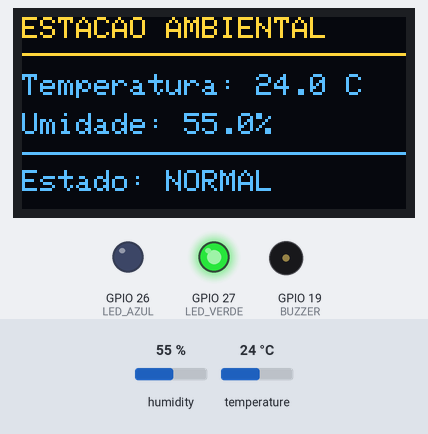
A sketch run on a simulated ESP32. Parts: 128×64 one-colour display, output pins drawn as LEDs (lit = HIGH), buzzer (waves = sounding, pin HIGH). Inputs (shaded band) come from the test bench; at power-on: humidity 55 %, temperature 24 °C. The OLED is the two-colour kind (top 16 rows yellow); what the sketch prints to the serial monitor is not drawn.

Above: at 2.7 s.
2.8 s: humidity set to 31 %
At 6.5 s:
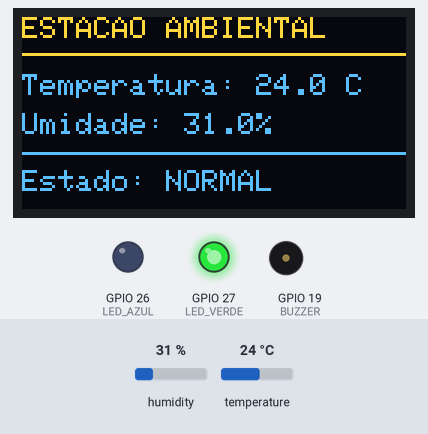
7.7 s: humidity set to 28 %
At 11.7 s:
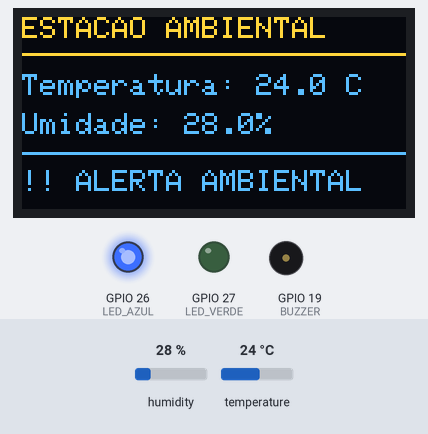
12.6 s: temperature set to 12 °C
At 15.07 s:
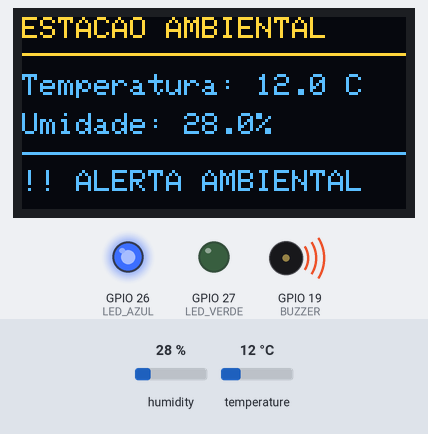
17.5 s: temperature set to 19 °C
22.4 s: humidity set to 40 %
At 26.6 s:
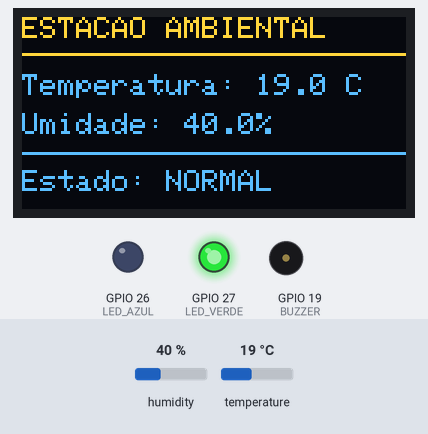
Timing chart, 0 to 28.1 s (numbered marks = the images above; inputs shaded):
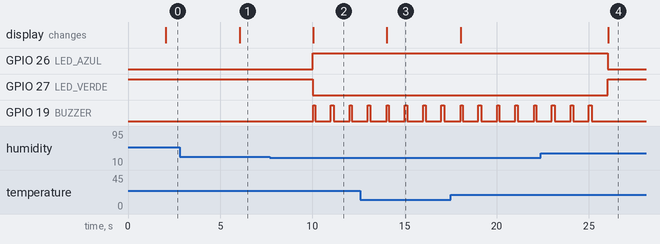

The sketch:

Sistema_Temperatura_Humidade.ino
```cpp
#include <Wire.h>                 // BIBLIOTECA PARA COMUNICACAO I2C
#include <Adafruit_GFX.h>         // BIBLIOTECA GRAFICA PARA O DISPLAY OLED
#include <Adafruit_SSD1306.h>     // BIBLIOTECA PARA CONTROLE DO DISPLAY SSD1306
#include <DHT.h>                  // BIBLIOTECA PARA LEITURA DO SENSOR DHT11

// ============================================================
// CONFIGURACOES DO DISPLAY OLED
// ============================================================

// DEFINE A RESOLUCAO DO DISPLAY EM PIXELS
#define LARGURA_TELA 128
#define ALTURA_TELA 64

// DEFINE O PINO DE RESET; -1 INDICA QUE NAO SERA UTILIZADO UM GPIO
#define OLED_RESET -1

// DEFINE O ENDERECO I2C DO DISPLAY
// OS ENDERECOS MAIS COMUNS SAO 0x3C E 0x3D
#define OLED_ENDERECO 0x3C

// CRIA O OBJETO RESPONSAVEL PELA COMUNICACAO COM O DISPLAY
Adafruit_SSD1306 display(
  LARGURA_TELA,
  ALTURA_TELA,
  &Wire,
  OLED_RESET
);

// ============================================================
// CONFIGURACOES DO SENSOR DHT11
// ============================================================

// DEFINE O GPIO CONECTADO AO PINO DATA DO SENSOR
#define DHTPIN 4

// DEFINE O MODELO DO SENSOR DE TEMPERATURA E UMIDADE
#define DHTTYPE DHT11

// CRIA O OBJETO RESPONSAVEL PELA LEITURA DO DHT11
DHT dht(DHTPIN, DHTTYPE);

// ============================================================
// CONFIGURACOES DOS COMPONENTES
// ============================================================

// DEFINE OS PINOS DOS LEDS E DO BUZZER
const int LED_VERDE = 27;  // INDICA FUNCIONAMENTO NORMAL
const int LED_AZUL = 26;   // INDICA QUE EXISTE UM ALERTA
const int BUZZER = 19;     // EMITE SINAIS SONOROS DE ALERTA

// ============================================================
// CONFIGURACAO DOS LIMITES AMBIENTAIS
// ============================================================

// ATIVA O ALERTA QUANDO A TEMPERATURA ULTRAPASSAR 30 GRAUS
const float TEMP_MAX = 30.0;

// ATIVA O ALERTA QUANDO A UMIDADE ULTRAPASSAR 70 POR CENTO
const float UMID_MAX = 70.0;

// ATIVA O ALERTA QUANDO A UMIDADE FICAR ABAIXO DE 30 POR CENTO
const float UMID_MIN = 30.0;

// DEFINE O LIMITE DE TEMPERATURA MUITO ALTA PARA O ALERTA COMBINADO
const float TEMP_MUITO_ALTA = 35.0;

// DEFINE O LIMITE DE UMIDADE MUITO BAIXA PARA O ALERTA COMBINADO
const float UMID_MUITO_BAIXA = 25.0;

// ============================================================
// VARIAVEIS DE CONTROLE
// ============================================================

// INDICA SE O SISTEMA ESTA EM ESTADO DE ALERTA
// TRUE = ALERTA ATIVO | FALSE = FUNCIONAMENTO NORMAL
bool estadoAlerta = false;

// ARMAZENA O MOMENTO DA ULTIMA LEITURA DO SENSOR
unsigned long ultimaLeitura = 0;

// ARMAZENA O MOMENTO EM QUE O ULTIMO BIP FOI INICIADO
unsigned long ultimoBip = 0;

// INDICA SE O BUZZER ESTA LIGADO
bool buzzerLigado = false;

// DEFINE O INTERVALO ENTRE AS LEITURAS DO SENSOR
// 2000 MILISSEGUNDOS EQUIVALEM A 2 SEGUNDOS
const unsigned long INTERVALO_LEITURA = 2000;

// DEFINE O INTERVALO ENTRE O INICIO DOS BIPS
const unsigned long INTERVALO_BIP = 1000;

// DEFINE A DURACAO DE CADA BIP
const unsigned long DURACAO_BIP = 150;

// ============================================================
// INICIALIZACAO DO SISTEMA
// EXECUTADA UMA VEZ QUANDO O ESP32 E LIGADO OU REINICIADO
// ============================================================

void setup() {

  // INICIA A COMUNICACAO SERIAL PARA DEPURACAO
  Serial.begin(115200);

  // CONFIGURA OS PINOS DOS LEDS E DO BUZZER COMO SAIDAS
  pinMode(LED_VERDE, OUTPUT);
  pinMode(LED_AZUL, OUTPUT);
  pinMode(BUZZER, OUTPUT);

  // DEFINE O ESTADO INICIAL DOS COMPONENTES
  digitalWrite(LED_VERDE, HIGH);
  digitalWrite(LED_AZUL, LOW);
  digitalWrite(BUZZER, LOW);

  // INICIALIZA O SENSOR DHT11
  dht.begin();

  // INICIALIZA O DISPLAY OLED UTILIZANDO O ENDERECO CONFIGURADO
  if (!display.begin(SSD1306_SWITCHCAPVCC, OLED_ENDERECO)) {

    // INFORMA O ERRO NO MONITOR SERIAL
    Serial.println("Falha ao iniciar o OLED!");

    // INTERROMPE A EXECUCAO SE O DISPLAY NAO FOR INICIALIZADO
    while (true) {
      delay(100);
    }
  }

  // LIMPA O CONTEUDO ANTERIOR DO DISPLAY
  display.clearDisplay();

  // DEFINE A COR DO TEXTO
  display.setTextColor(SSD1306_WHITE);

  // DEFINE O TAMANHO DO TEXTO
  display.setTextSize(1);

  // POSICIONA O CURSOR NO INICIO DO DISPLAY
  display.setCursor(0, 0);

  // EXIBE O TITULO DO PROJETO
  display.println("Estacao ambiental");

  // ADICIONA UMA LINHA EM BRANCO
  display.println();

  // INFORMA QUE O SISTEMA ESTA INICIALIZANDO
  display.println("Iniciando sensores...");

  // ENVIA O CONTEUDO PARA O DISPLAY FISICO
  display.display();

  // AGUARDA 1,5 SEGUNDO PARA EXIBIR A MENSAGEM INICIAL
  delay(1500);
}

// ============================================================
// LACO PRINCIPAL DO SISTEMA
// EXECUTADO REPETIDAMENTE ENQUANTO O ESP32 ESTIVER LIGADO
// ============================================================

void loop() {

  // OBTEM O TEMPO DE FUNCIONAMENTO DO ESP32 EM MILISSEGUNDOS
  // ESSA ABORDAGEM PERMITE CONTROLAR INTERVALOS SEM USAR DELAYS LONGOS
  unsigned long agora = millis();

  // ==========================================================
  // LEITURA DO SENSOR
  // ==========================================================

  // VERIFICA SE JA PASSOU O INTERVALO DEFINIDO PARA UMA NOVA LEITURA
  if (agora - ultimaLeitura >= INTERVALO_LEITURA) {

    // REGISTRA O MOMENTO DA LEITURA ATUAL
    ultimaLeitura = agora;

    // LE A UMIDADE RELATIVA DO AR EM PORCENTAGEM
    float umidade = dht.readHumidity();

    // LE A TEMPERATURA EM GRAUS CELSIUS
    float temperatura = dht.readTemperature();

    // VERIFICA SE O SENSOR RETORNOU VALORES INVALIDOS
    if (isnan(umidade) || isnan(temperatura)) {

      // INFORMA O ERRO NO MONITOR SERIAL
      Serial.println("Erro ao ler o DHT11!");

      // LIMPA O DISPLAY
      display.clearDisplay();

      // POSICIONA O CURSOR
      display.setCursor(0, 0);

      // EXIBE O TITULO
      display.println("ESTACAO AMBIENTAL");

      // ADICIONA UMA LINHA EM BRANCO
      display.println();

      // EXIBE A MENSAGEM DE ERRO
      display.println("Erro no DHT11!");
      display.println("Verifique conexoes.");

      // ATUALIZA O DISPLAY
      display.display();

      // DESATIVA O ESTADO DE ALERTA
      estadoAlerta = false;

      // INDICA ERRO DO SENSOR: APAGA OS DOIS LEDS
      // ISSO EVITA INDICAR NORMALIDADE QUANDO NAO HA LEITURA VALIDA
      digitalWrite(LED_VERDE, LOW);
      digitalWrite(LED_AZUL, LOW);

      // DESLIGA O BUZZER
      digitalWrite(BUZZER, LOW);

      // ATUALIZA A VARIAVEL DE ESTADO DO BUZZER
      buzzerLigado = false;

      // SAI DESTA EXECUCAO DO LACO E TENTA NOVAMENTE NA PROXIMA ITERACAO
      return;
    }

    // ========================================================
    // VERIFICACAO DOS LIMITES AMBIENTAIS
    // ========================================================

    // VERIFICA SE A TEMPERATURA ESTA MUITO ALTA
    bool temperaturaMuitoAlta = temperatura >= TEMP_MUITO_ALTA;

    // VERIFICA SE A UMIDADE ESTA MUITO BAIXA
    bool umidadeMuitoBaixa = umidade <= UMID_MUITO_BAIXA;

    // ATIVA O ALERTA SE QUALQUER UMA DAS CONDICOES FOR VERDADEIRA:
    // 1. A TEMPERATURA ULTRAPASSAR O LIMITE MAXIMO
    // 2. A UMIDADE ULTRAPASSAR O LIMITE MAXIMO
    // 3. A UMIDADE FICAR ABAIXO DO LIMITE MINIMO
    // 4. A TEMPERATURA ESTIVER MUITO ALTA E A UMIDADE MUITO BAIXA AO MESMO TEMPO
    estadoAlerta =
      temperatura > TEMP_MAX ||
      umidade > UMID_MAX ||
      umidade < UMID_MIN ||
      (temperaturaMuitoAlta && umidadeMuitoBaixa);

    // ========================================================
    // CONTROLE DOS LEDS
    // ========================================================

    // APAGA O LED VERDE QUANDO EXISTIR ALERTA
    // MANTEM O LED VERDE ACESO QUANDO O AMBIENTE ESTIVER NORMAL
    digitalWrite(LED_VERDE, estadoAlerta ? LOW : HIGH);

    // ACENDE O LED AZUL QUANDO EXISTIR ALERTA
    // MANTEM O LED AZUL APAGADO QUANDO O AMBIENTE ESTIVER NORMAL
    digitalWrite(LED_AZUL, estadoAlerta ? HIGH : LOW);

    // ========================================================
    // EXIBICAO DOS DADOS NO MONITOR SERIAL
    // ========================================================

    // EXIBE A TEMPERATURA MEDIDA
    Serial.print("Temperatura: ");
    Serial.print(temperatura);
    Serial.print(" C | Umidade: ");

    // EXIBE A UMIDADE MEDIDA
    Serial.print(umidade);
    Serial.print("% | Estado: ");

    // EXIBE O ESTADO ATUAL DO SISTEMA
    Serial.println(estadoAlerta ? "ALERTA" : "NORMAL");

    // ========================================================
    // ATUALIZACAO DO DISPLAY OLED
    // ========================================================

    // LIMPA O CONTEUDO ANTERIOR DO DISPLAY
    display.clearDisplay();

    // DEFINE A COR DO TEXTO
    display.setTextColor(SSD1306_WHITE);

    // DEFINE O TAMANHO DO TEXTO
    display.setTextSize(1);

    // POSICIONA O CURSOR NO INICIO DO DISPLAY
    display.setCursor(0, 0);

    // EXIBE O TITULO DO SISTEMA
    display.println("ESTACAO AMBIENTAL");

    // DESENHA UMA LINHA PARA SEPARAR O TITULO DAS MEDICOES
    display.drawLine(0, 12, 127, 12, SSD1306_WHITE);

    // EXIBE A TEMPERATURA COM UMA CASA DECIMAL
    display.setCursor(0, 19);
    display.print("Temperatura: ");
    display.print(temperatura, 1);
    display.println(" C");

    // EXIBE A UMIDADE COM UMA CASA DECIMAL
    display.setCursor(0, 32);
    display.print("Umidade: ");
    display.print(umidade, 1);
    display.println("%");

    // DESENHA UMA LINHA PARA SEPARAR AS MEDICOES DO ESTADO
    display.drawLine(0, 45, 127, 45, SSD1306_WHITE);

    // POSICIONA O CURSOR NA AREA DE STATUS
    display.setCursor(0, 51);

    // EXIBE SE O AMBIENTE ESTA NORMAL OU EM ALERTA
    if (estadoAlerta) {
      display.println("!! ALERTA AMBIENTAL");
    } else {
      display.println("Estado: NORMAL");
    }

    // ENVIA AS INFORMACOES ATUALIZADAS PARA O DISPLAY
    display.display();
  }

  // ==========================================================
  // CONTROLE SONORO DO ALERTA
  // ==========================================================

  // VERIFICA SE O SISTEMA ESTA EM ESTADO DE ALERTA
  if (estadoAlerta) {

    // INICIA UM BIP SE O BUZZER ESTIVER DESLIGADO
    // E SE O INTERVALO ENTRE OS BIPS JA TIVER SIDO ATINGIDO
    if (!buzzerLigado && agora - ultimoBip >= INTERVALO_BIP) {

      // LIGA O BUZZER
      digitalWrite(BUZZER, HIGH);

      // REGISTRA QUE O BUZZER ESTA LIGADO
      buzzerLigado = true;

      // ARMAZENA O MOMENTO EM QUE O BIP FOI INICIADO
      ultimoBip = agora;
    }

    // VERIFICA SE O BUZZER JA FICOU LIGADO PELO TEMPO DEFINIDO
    if (buzzerLigado && agora - ultimoBip >= DURACAO_BIP) {

      // DESLIGA O BUZZER PARA FINALIZAR O BIP
      digitalWrite(BUZZER, LOW);

      // REGISTRA QUE O BUZZER ESTA DESLIGADO
      buzzerLigado = false;
    }

  } else {

    // GARANTE QUE O BUZZER FIQUE DESLIGADO QUANDO NAO HOUVER ALERTA
    digitalWrite(BUZZER, LOW);

    // ATUALIZA A VARIAVEL DE CONTROLE DO BUZZER
    buzzerLigado = false;
  }
}
```

Measured:
- the behaviour switches between 30 and 29 % on humidity (found by bisection; images 1 and 2)
- after the input at 2.8 s, the display: changes after 3.2 s (image 1)
- after the input at 7.7 s, GPIO 26 (LED_AZUL): LOW → HIGH after 2.3 s; GPIO 27 (LED_VERDE): HIGH → LOW after 2.3 s; GPIO 19 (BUZZER): alternates HIGH for 0.12 s and LOW for 0.86 s, starting after 2.4 s; the display: first differs from a run without the input after 2.4 s (image 2)
- after the input at 12.6 s, the display: first differs from a run without the input after 1.4 s (image 3)
- after the input at 22.4 s, GPIO 26 (LED_AZUL): HIGH → LOW after 3.6 s; GPIO 27 (LED_VERDE): LOW → HIGH after 3.6 s; GPIO 19 (BUZZER): goes on until 25.2 s, then stays LOW; the display: changes after 3.6 s (image 4)
